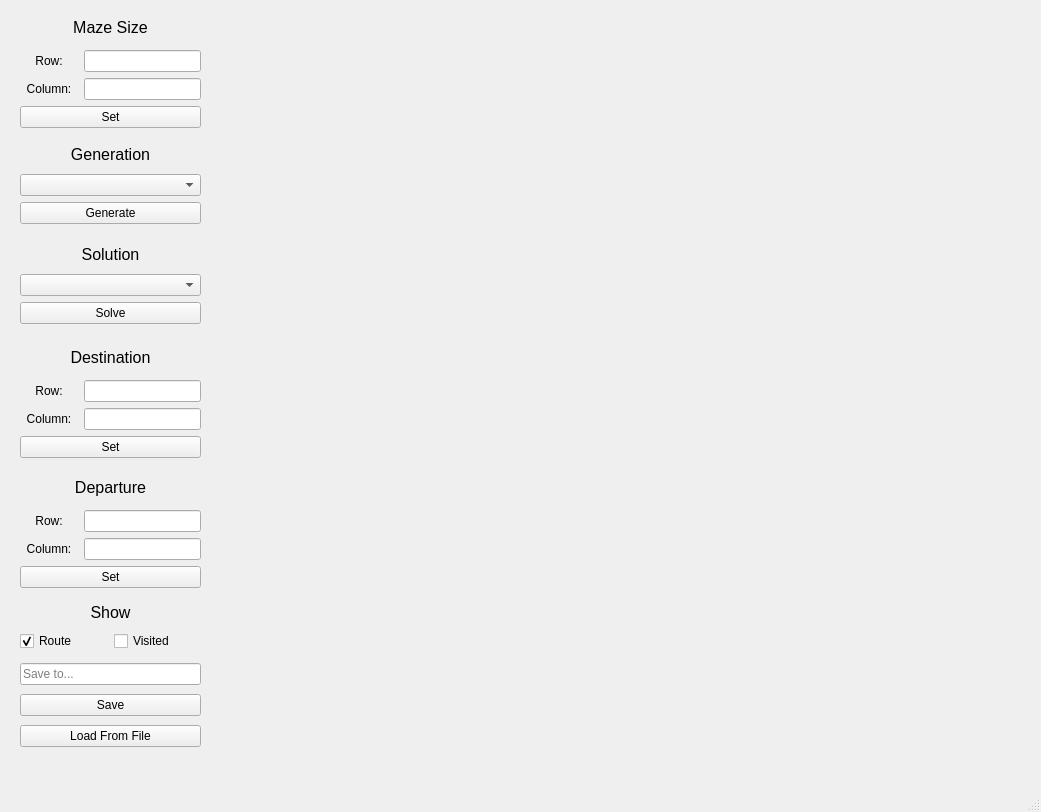
<?xml version="1.0" encoding="UTF-8"?>
<ui version="4.0">
 <class>MainWindow</class>
 <widget class="QMainWindow" name="MainWindow">
  <property name="geometry">
   <rect>
    <x>0</x>
    <y>0</y>
    <width>1041</width>
    <height>812</height>
   </rect>
  </property>
  <property name="windowTitle">
   <string>MainWindow</string>
  </property>
  <widget class="QWidget" name="centralwidget">
   <widget class="QWidget" name="verticalLayoutWidget">
    <property name="geometry">
     <rect>
      <x>20</x>
      <y>10</y>
      <width>181</width>
      <height>118</height>
     </rect>
    </property>
    <layout class="QVBoxLayout" name="verticalLayout">
     <item>
      <widget class="QLabel" name="mazesizelabel">
       <property name="font">
        <font>
         <pointsize>12</pointsize>
        </font>
       </property>
       <property name="text">
        <string>Maze Size</string>
       </property>
       <property name="alignment">
        <set>Qt::AlignCenter</set>
       </property>
      </widget>
     </item>
     <item>
      <layout class="QHBoxLayout" name="horizontalLayout" stretch="1,2">
       <item>
        <widget class="QLabel" name="row_label">
         <property name="text">
          <string>Row:</string>
         </property>
         <property name="alignment">
          <set>Qt::AlignCenter</set>
         </property>
        </widget>
       </item>
       <item>
        <widget class="QLineEdit" name="rowEdit"/>
       </item>
      </layout>
     </item>
     <item>
      <layout class="QHBoxLayout" name="horizontalLayout_2" stretch="1,2">
       <item>
        <widget class="QLabel" name="column_label">
         <property name="text">
          <string>Column:</string>
         </property>
         <property name="alignment">
          <set>Qt::AlignCenter</set>
         </property>
        </widget>
       </item>
       <item>
        <widget class="QLineEdit" name="columnEdit"/>
       </item>
      </layout>
     </item>
     <item>
      <widget class="QPushButton" name="sizesetButton">
       <property name="text">
        <string>Set</string>
       </property>
      </widget>
     </item>
    </layout>
   </widget>
   <widget class="QWidget" name="verticalLayoutWidget_2">
    <property name="geometry">
     <rect>
      <x>20</x>
      <y>140</y>
      <width>181</width>
      <height>84</height>
     </rect>
    </property>
    <layout class="QVBoxLayout" name="verticalLayout_2">
     <item>
      <widget class="QLabel" name="generatelabel">
       <property name="font">
        <font>
         <pointsize>12</pointsize>
        </font>
       </property>
       <property name="text">
        <string>Generation</string>
       </property>
       <property name="alignment">
        <set>Qt::AlignCenter</set>
       </property>
      </widget>
     </item>
     <item>
      <widget class="QComboBox" name="genalgoBox"/>
     </item>
     <item>
      <widget class="QPushButton" name="GenerateButton">
       <property name="text">
        <string>Generate</string>
       </property>
      </widget>
     </item>
    </layout>
   </widget>
   <widget class="QLabel" name="promptlabel">
    <property name="geometry">
     <rect>
      <x>230</x>
      <y>10</y>
      <width>531</width>
      <height>21</height>
     </rect>
    </property>
    <property name="text">
     <string/>
    </property>
   </widget>
   <widget class="QWidget" name="verticalLayoutWidget_3">
    <property name="geometry">
     <rect>
      <x>20</x>
      <y>240</y>
      <width>181</width>
      <height>84</height>
     </rect>
    </property>
    <layout class="QVBoxLayout" name="verticalLayout_3">
     <item>
      <widget class="QLabel" name="solvelabel">
       <property name="font">
        <font>
         <pointsize>12</pointsize>
        </font>
       </property>
       <property name="text">
        <string>Solution</string>
       </property>
       <property name="alignment">
        <set>Qt::AlignCenter</set>
       </property>
      </widget>
     </item>
     <item>
      <widget class="QComboBox" name="solalgoBox"/>
     </item>
     <item>
      <widget class="QPushButton" name="SolveButton">
       <property name="text">
        <string>Solve</string>
       </property>
      </widget>
     </item>
    </layout>
   </widget>
   <widget class="QWidget" name="verticalLayoutWidget_4">
    <property name="geometry">
     <rect>
      <x>20</x>
      <y>600</y>
      <width>181</width>
      <height>51</height>
     </rect>
    </property>
    <layout class="QVBoxLayout" name="verticalLayout_4">
     <item>
      <widget class="QLabel" name="showlabel">
       <property name="font">
        <font>
         <pointsize>12</pointsize>
        </font>
       </property>
       <property name="text">
        <string>Show</string>
       </property>
       <property name="alignment">
        <set>Qt::AlignCenter</set>
       </property>
      </widget>
     </item>
     <item>
      <layout class="QHBoxLayout" name="horizontalLayout_3">
       <item>
        <widget class="QCheckBox" name="showRouteBox">
         <property name="text">
          <string>Route</string>
         </property>
         <property name="checked">
          <bool>true</bool>
         </property>
        </widget>
       </item>
       <item>
        <widget class="QCheckBox" name="showVisitedBox">
         <property name="text">
          <string>Visited</string>
         </property>
        </widget>
       </item>
      </layout>
     </item>
    </layout>
   </widget>
   <widget class="QWidget" name="verticalLayoutWidget_5">
    <property name="geometry">
     <rect>
      <x>20</x>
      <y>340</y>
      <width>181</width>
      <height>118</height>
     </rect>
    </property>
    <layout class="QVBoxLayout" name="verticalLayout_5">
     <item>
      <widget class="QLabel" name="destinationlabel">
       <property name="font">
        <font>
         <pointsize>12</pointsize>
        </font>
       </property>
       <property name="text">
        <string>Destination</string>
       </property>
       <property name="alignment">
        <set>Qt::AlignCenter</set>
       </property>
      </widget>
     </item>
     <item>
      <layout class="QHBoxLayout" name="horizontalLayout_4" stretch="1,2">
       <item>
        <widget class="QLabel" name="desrow_label">
         <property name="text">
          <string>Row:</string>
         </property>
         <property name="alignment">
          <set>Qt::AlignCenter</set>
         </property>
        </widget>
       </item>
       <item>
        <widget class="QLineEdit" name="desrowEdit"/>
       </item>
      </layout>
     </item>
     <item>
      <layout class="QHBoxLayout" name="horizontalLayout_5" stretch="1,2">
       <item>
        <widget class="QLabel" name="descolumn_label">
         <property name="text">
          <string>Column:</string>
         </property>
         <property name="alignment">
          <set>Qt::AlignCenter</set>
         </property>
        </widget>
       </item>
       <item>
        <widget class="QLineEdit" name="descolumnEdit"/>
       </item>
      </layout>
     </item>
     <item>
      <widget class="QPushButton" name="destisetButton">
       <property name="text">
        <string>Set</string>
       </property>
      </widget>
     </item>
    </layout>
   </widget>
   <widget class="QWidget" name="verticalLayoutWidget_6">
    <property name="geometry">
     <rect>
      <x>20</x>
      <y>660</y>
      <width>181</width>
      <height>91</height>
     </rect>
    </property>
    <layout class="QVBoxLayout" name="verticalLayout_6">
     <item>
      <widget class="QLineEdit" name="filenameEdit">
       <property name="placeholderText">
        <string>Save to...</string>
       </property>
      </widget>
     </item>
     <item>
      <widget class="QPushButton" name="saveButton">
       <property name="text">
        <string>Save</string>
       </property>
      </widget>
     </item>
     <item>
      <widget class="QPushButton" name="loadButton">
       <property name="text">
        <string>Load From File</string>
       </property>
      </widget>
     </item>
    </layout>
   </widget>
   <widget class="QWidget" name="verticalLayoutWidget_7">
    <property name="geometry">
     <rect>
      <x>20</x>
      <y>470</y>
      <width>181</width>
      <height>118</height>
     </rect>
    </property>
    <layout class="QVBoxLayout" name="verticalLayout_7">
     <item>
      <widget class="QLabel" name="departurelabel">
       <property name="font">
        <font>
         <pointsize>12</pointsize>
        </font>
       </property>
       <property name="text">
        <string>Departure</string>
       </property>
       <property name="alignment">
        <set>Qt::AlignCenter</set>
       </property>
      </widget>
     </item>
     <item>
      <layout class="QHBoxLayout" name="horizontalLayout_6" stretch="1,2">
       <item>
        <widget class="QLabel" name="deprow_label">
         <property name="text">
          <string>Row:</string>
         </property>
         <property name="alignment">
          <set>Qt::AlignCenter</set>
         </property>
        </widget>
       </item>
       <item>
        <widget class="QLineEdit" name="deprowEdit"/>
       </item>
      </layout>
     </item>
     <item>
      <layout class="QHBoxLayout" name="horizontalLayout_7" stretch="1,2">
       <item>
        <widget class="QLabel" name="depcolumn_label">
         <property name="text">
          <string>Column:</string>
         </property>
         <property name="alignment">
          <set>Qt::AlignCenter</set>
         </property>
        </widget>
       </item>
       <item>
        <widget class="QLineEdit" name="depcolumnEdit"/>
       </item>
      </layout>
     </item>
     <item>
      <widget class="QPushButton" name="depsetButton">
       <property name="text">
        <string>Set</string>
       </property>
      </widget>
     </item>
    </layout>
   </widget>
  </widget>
  <widget class="QMenuBar" name="menubar">
   <property name="geometry">
    <rect>
     <x>0</x>
     <y>0</y>
     <width>1041</width>
     <height>21</height>
    </rect>
   </property>
  </widget>
  <widget class="QStatusBar" name="statusbar"/>
 </widget>
 <resources/>
 <connections/>
</ui>
